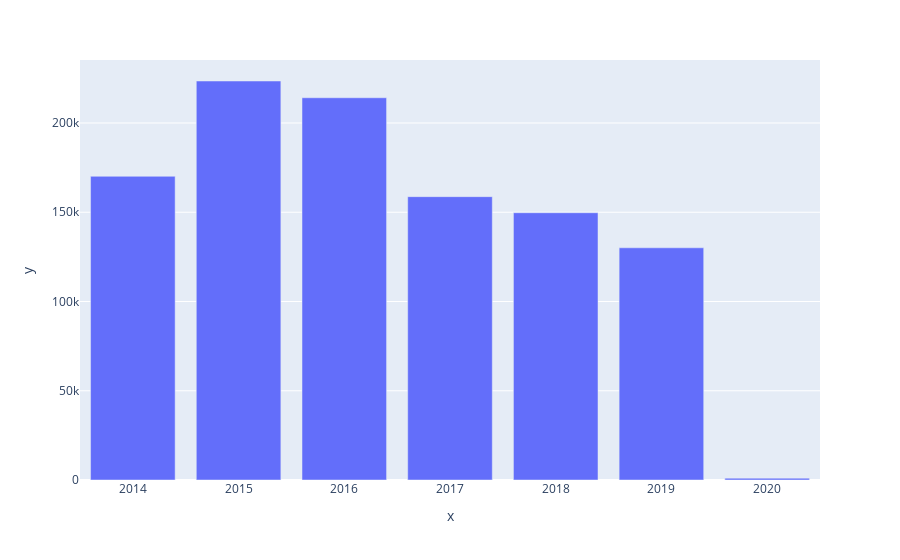

Notebook source saved alongside this figure:
### Code cell
exp.bar(x=df_year.index, y=df_year.values, )

### Figure 1 — Plotly figure (JSON) as saved in the notebook; plotly's stock layout.template omitted (floating-point values rounded to 4 significant figures)
{"data": [{"alignmentgroup": "True", "hovertemplate": "x=%{x}<br>y=%{y}<extra></extra>", "legendgroup": "", "marker": {"color": "#636efa"}, "name": "", "offsetgroup": "", "orientation": "v", "showlegend": false, "textposition": "auto", "type": "bar", "x": [2014, 2015, 2016, 2017, 2018, 2019, 2020], "xaxis": "x", "y": [170100.0, 223500.0, 214100.0, 158700.0, 149700.0, 130100.0, 1026.0], "yaxis": "y"}], "layout": {"barmode": "relative", "legend": {"tracegroupgap": 0}, "margin": {"t": 60}, "xaxis": {"anchor": "y", "domain": [0, 1], "title": {"text": "x"}}, "yaxis": {"anchor": "x", "domain": [0, 1], "title": {"text": "y"}}}}
